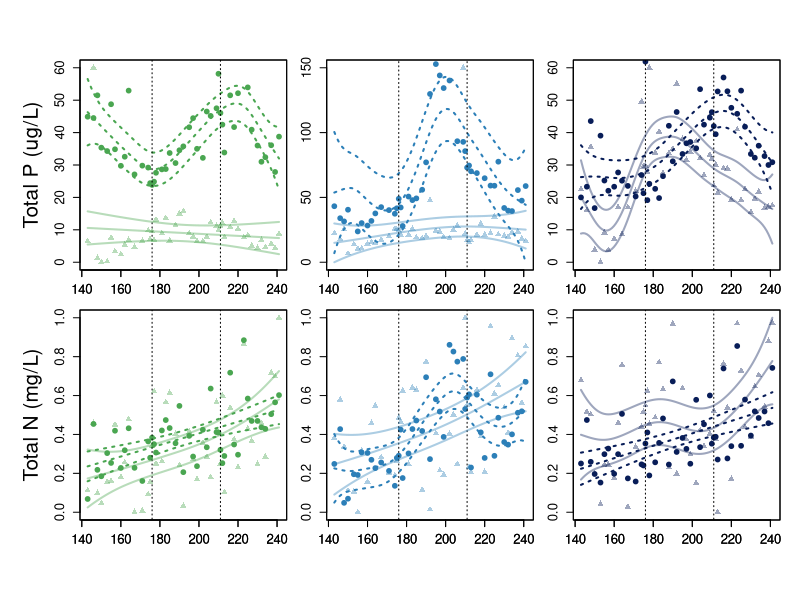
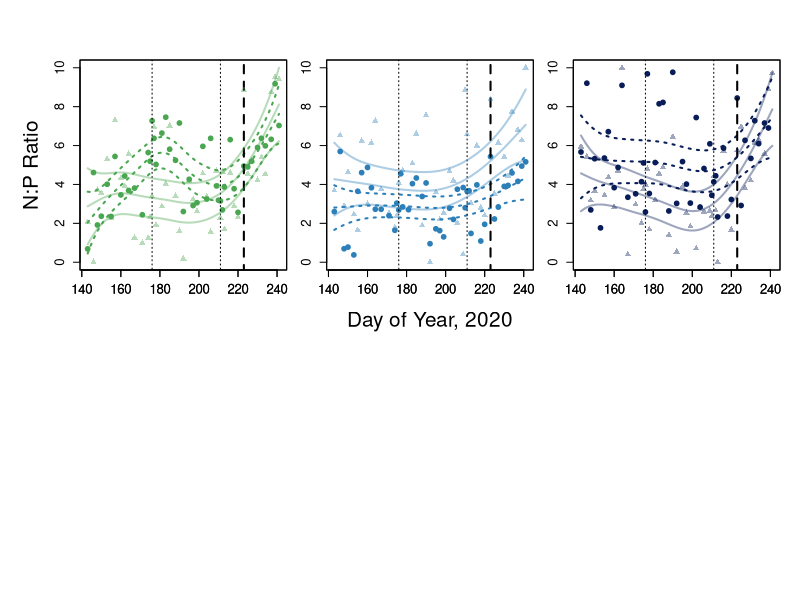

These figures' R source, in order:
## Hort Farm Ecosystem Resilience Project ###
# Code originally written by GM Wilkinson January 2022

#Experimental Context =================================
# Exploratory time series of: 
# Nutrient concentrations
# Nutrient ratios
# DOC (when we get the data)

# Read in the relevant data and packages
# ========= PACKAGES ========== #
if (!require(mgcv)) install.packages('mgcv')
library(mgcv)
if (!require(tidyverse)) install.packages('tidyverse')
library(tidyverse)

hort_field = read_csv('hort20_surface_dat.csv')

# Because we will be plotting by pond, make some separate data frames to make life easier
fieldA = hort_field %>% #pulse, int
  filter(pond_id == "A") %>%
  filter(!(is.na(tp))) %>%
  mutate(np_ratio = ((tn * 14.01) / 1000) / ((tp * 30.97) / 1000000))

fieldB = hort_field %>% #pulse, low
  filter(pond_id == "B") %>%
  filter(!(is.na(tp))) %>%
  mutate(np_ratio = ((tn * 14.01) / 1000) / ((tp * 30.97) / 1000000))

fieldC = hort_field %>% #pulse, high
  filter(pond_id == "C") %>%
  filter(!(is.na(tp))) %>%
  mutate(np_ratio = ((tn * 14.01) / 1000) / ((tp * 30.97) / 1000000))

fieldD = hort_field %>% #ref, int
  filter(pond_id == "D") %>%
  filter(!(is.na(tp))) %>%
  mutate(np_ratio = ((tn * 14.01) / 1000) / ((tp * 30.97) / 1000000))

fieldE = hort_field %>% #ref, high
  filter(pond_id == "E") %>%
  filter(!(is.na(tp))) %>%
  mutate(np_ratio = ((tn * 14.01) / 1000) / ((tp * 30.97) / 1000000))

fieldF = hort_field %>% #ref, low
  filter(pond_id == "F") %>%
  filter(!(is.na(tp))) %>%
  mutate(np_ratio = ((tn * 14.01) / 1000) / ((tp * 30.97) / 1000000))


# GAM-ing the nutrients for pattern - not analysis...
#=============================================================

# Low Coupling Treatment===========
#Total P GAM - Pond A
tp_A_gam <- gam(tp ~ s(doy, k = 40),data = fieldA, method = 'REML')
summary(tp_A_gam) # gam.check(tp_A_gam)
#Total P GAM - Pond D
tp_D_gam <- gam(tp ~ s(doy, k = 40),data = fieldD, method = 'REML')
summary(tp_D_gam) # gam.check(tp_D_gam)

# Intermediate Coupling Treatment===========
#Total P GAM - Pond C
tp_C_gam <- gam(tp ~ s(doy, k = 40),data = fieldC, method = 'REML')
summary(tp_C_gam) # gam.check(tp_C_gam)
#Total P GAM - Pond E
tp_E_gam <- gam(tp ~ s(doy, k = 40),data = fieldE, method = 'REML')
summary(tp_E_gam) # gam.check(tp_E_gam)

# High Coupling Treatment===========
#Total P GAM - Pond B
tp_B_gam <- gam(tp ~ s(doy, k = 40),data = fieldB, method = 'REML')
summary(tp_B_gam) # gam.check(tp_B_gam)
#Total P GAM - Pond F
tp_F_gam <- gam(tp ~ s(doy, k = 40),data = fieldF, method = 'REML')
summary(tp_F_gam) # gam.check(tp_F_gam)


#Plotting Colors
#Colors for data visualization
#Ref: lty = 3, pulse: lty = 1
low_col_B = rgb(74, 166, 81, max = 255, alpha = 180) #Pond B, Pond F
low_col_F = rgb(74, 166, 81, max = 255, alpha = 100) #Pond B, Pond F
low_col = rgb(74, 166, 81, max = 255, alpha = 255) #Pond B, Pond F

int_col_A = rgb(44, 127, 184, max = 255, alpha = 180) #Pond A, pond D
int_col_D = rgb(44, 127, 184, max = 255, alpha = 100) #Pond A, pond D
int_col = rgb(44, 127, 184, max = 255, alpha = 255) #Pond A, pond D

high_col_C = rgb(8, 29, 88, max = 255, alpha = 180) #Pond C, Pond E
high_col_E = rgb(8, 29, 88, max = 255, alpha = 100) #Pond C, Pond E
high_col = rgb(8, 29, 88, max = 255, alpha = 255) #Pond C, Pond E


#============================
# Set up the Plot
windows(height = 6, width = 6.5)
par(mfrow = c(2,3), omi = c(0.5,0.5,0.5,0.1), mai = c(0.3,0.3,0.1,0.1))

#Plot of the Total P GAM for POND B ===============
plot(tp_B_gam, select = 1, 
     seWithMean = TRUE, shift = coef(tp_B_gam)[1],
     se = TRUE, residuals = TRUE, all.terms = TRUE, shade = TRUE, rug = FALSE,
     shade.col = low_col_B,  ylim = c(0,60),
     cex = 0.75, pch = 19, lwd = 2, lty = 3, col = low_col,
     xlab = "", ylab = "", cex.axis= 1.2)

#Add in the nutrient pulse dates to the graph
lines(c(176,176), c(-10,100), lty = 3)
lines(c(211,211), c(-10,100), lty = 3)
#lines(c(223,223), c(-10,100), lty = 2, lwd = 2)

#Plot of the Total P GAM for POND F ===============
par(new = TRUE) #add new smooth to the same plot
plot(tp_F_gam, select = 1, 
     seWithMean = TRUE, shift = coef(tp_F_gam)[1],
     se = TRUE, residuals = TRUE, all.terms = TRUE, shade = TRUE, rug = FALSE,
     shade.col = low_col_F, yaxt = "n",
     cex = 1, pch = 17, lwd = 2, lty = 1, col = low_col_F,
     xlab = "", ylab = "", cex.axis= 1.2)
mtext(side = 2, line = 3, "Total P (ug/L)", cex = 1.25)
#mtext(side = 3, line = 0.5, "Low Coupling", cex = 1.25)

#==================================================
#Plot of the Total P GAM for POND A ===============
plot(tp_A_gam, select = 1, 
     seWithMean = TRUE, shift = coef(tp_A_gam)[1],
     se = TRUE, residuals = TRUE, all.terms = TRUE, shade = TRUE, rug = FALSE,
     shade.col = int_col_A, ylim = c(0,150),
     cex = 0.75, pch = 19, lwd = 2, lty = 3, col = int_col,
     xlab = "", ylab = "", cex.axis= 1.2)

#Add in the nutrient pulse dates to the graph
lines(c(176,176), c(-10,200), lty = 3)
lines(c(211,211), c(-10,200), lty = 3)
#lines(c(223,223), c(-10,200), lty = 2, lwd = 2)

#Plot of the Total P GAM for POND D ===============
par(new = TRUE) #add new smooth to the same plot
plot(tp_D_gam, select = 1, 
     seWithMean = TRUE, shift = coef(tp_D_gam)[1],
     se = TRUE, residuals = TRUE, all.terms = TRUE, shade = TRUE, rug = FALSE,
     shade.col = int_col_D, yaxt = "n",
     cex = 1, pch = 17, lwd = 2, lty = 1, col = int_col_D,
     xlab = "", ylab = "", cex.axis= 1.2)
#mtext(side = 3, line = 0.5, "Int. Coupling", cex = 1.25)

#==================================================
#Plot of the Total P GAM for POND C ===============
plot(tp_C_gam, select = 1, 
     seWithMean = TRUE, shift = coef(tp_C_gam)[1],
     se = TRUE, residuals = TRUE, all.terms = TRUE, shade = TRUE, rug = FALSE,
     shade.col = high_col_C,  ylim = c(0,60),
     cex = 0.75, pch = 19, lwd = 2, lty = 3, col = high_col,
     xlab = "", ylab = "", cex.axis= 1.2)

#Add in the nutrient pulse dates to the graph
lines(c(176,176), c(-10,100), lty = 3)
lines(c(211,211), c(-10,100), lty = 3)
#lines(c(223,223), c(-10,100), lty = 2, lwd = 2)

#Plot of the Total P GAM for POND E ===============
par(new = TRUE) #add new smooth to the same plot
plot(tp_E_gam, select = 1, 
     seWithMean = TRUE, shift = coef(tp_E_gam)[1],
     se = TRUE, residuals = TRUE, all.terms = TRUE, shade = TRUE, rug = FALSE,
     shade.col = high_col_E, yaxt = "n",
     cex = 1, pch = 17, lwd = 2, lty = 1, col = high_col_E,
     xlab = "", ylab = "", cex.axis= 1.2)
#mtext(side = 3, line = 0.5, "High Coupling", cex = 1.25)


# GAM-ing the nutrients for pattern - not analysis...
#=============================================================

# Low Coupling Treatment===========
#Total N GAM - Pond A
tn_A_gam <- gam(tn ~ s(doy, k = 40),data = fieldA, method = 'REML')
summary(tn_A_gam) # gam.check(tn_A_gam)
#Total N GAM - Pond D
tn_D_gam <- gam(tn ~ s(doy, k = 40),data = fieldD, method = 'REML')
summary(tn_D_gam) # gam.check(tn_D_gam)

# Intermediate Coupling Treatment===========
#Total N GAM - Pond C
tn_C_gam <- gam(tn ~ s(doy, k = 40),data = fieldC, method = 'REML')
summary(tn_C_gam) # gam.check(tn_C_gam)
#Total N GAM - Pond E
tn_E_gam <- gam(tn ~ s(doy, k = 40),data = fieldE, method = 'REML')
summary(tn_E_gam) # gam.check(tn_E_gam)

# High Coupling Treatment===========
#Total N GAM - Pond B
tn_B_gam <- gam(tn ~ s(doy, k = 40),data = fieldB, method = 'REML')
summary(tn_B_gam) # gam.check(tn_B_gam)
#Total N GAM - Pond F
tn_F_gam <- gam(tn ~ s(doy, k = 40),data = fieldF, method = 'REML')
summary(tn_F_gam) # gam.check(tn_F_gam)

#Plot of the Total N GAM for POND B ===============
plot(tn_B_gam, select = 1, 
     seWithMean = TRUE, shift = coef(tn_B_gam)[1],
     se = TRUE, residuals = TRUE, all.terms = TRUE, shade = TRUE, rug = FALSE,
     shade.col = low_col_B, ylim = c(0,1),
     cex = 0.75, pch = 19, lwd = 2, lty = 3, col = low_col,
     xlab = "", ylab = "", cex.axis= 1.2)

#Add in the nutrient pulse dates to the graph
lines(c(176,176), c(-10,100), lty = 3)
lines(c(211,211), c(-10,100), lty = 3)
#lines(c(223,223), c(-10,100), lty = 2, lwd = 2)

#Plot of the Total N GAM for POND F ===============
par(new = TRUE) #add new smooth to the same plot
plot(tn_F_gam, select = 1, 
     seWithMean = TRUE, shift = coef(tn_F_gam)[1],
     se = TRUE, residuals = TRUE, all.terms = TRUE, shade = TRUE, rug = FALSE,
     shade.col = low_col_F, yaxt = "n",
     cex = 1, pch = 17, lwd = 2, lty = 1, col = low_col_F,
     xlab = "", ylab = "", cex.axis= 1.2)
mtext(side = 2, line = 3, "Total N (mg/L)", cex = 1.25)

#==================================================
#Plot of the Total N GAM for POND A ===============
plot(tn_A_gam, select = 1, 
     seWithMean = TRUE, shift = coef(tn_A_gam)[1],
     se = TRUE, residuals = TRUE, all.terms = TRUE, shade = TRUE, rug = FALSE,
     shade.col = int_col_A, ylim = c(0,1),
     cex = 0.75, pch = 19, lwd = 2, lty = 3, col = int_col,
     xlab = "", ylab = "", cex.axis= 1.2)

#Add in the nutrient pulse dates to the graph
lines(c(176,176), c(-10,200), lty = 3)
lines(c(211,211), c(-10,200), lty = 3)
#lines(c(223,223), c(-10,200), lty = 2, lwd = 2)

#Plot of the Total N GAM for POND D ===============
par(new = TRUE) #add new smooth to the same plot
plot(tn_D_gam, select = 1, 
     seWithMean = TRUE, shift = coef(tn_D_gam)[1],
     se = TRUE, residuals = TRUE, all.terms = TRUE, shade = TRUE, rug = FALSE,
     shade.col = int_col_D, yaxt = "n",
     cex = 1, pch = 17, lwd = 2, lty = 1, col = int_col_D,
     xlab = "", ylab = "", cex.axis= 1.2)

#==================================================
#Plot of the Total N GAM for POND C ===============
plot(tn_C_gam, select = 1, 
     seWithMean = TRUE, shift = coef(tn_C_gam)[1],
     se = TRUE, residuals = TRUE, all.terms = TRUE, shade = TRUE, rug = FALSE,
     shade.col = high_col_C,  ylim = c(0,1),
     cex = 0.75, pch = 19, lwd = 2, lty = 3, col = high_col,
     xlab = "", ylab = "", cex.axis= 1.2)

#Add in the nutrient pulse dates to the graph
lines(c(176,176), c(-10,100), lty = 3)
lines(c(211,211), c(-10,100), lty = 3)
#lines(c(223,223), c(-10,100), lty = 2, lwd = 2)

#Plot of the Total N GAM for POND E ===============
par(new = TRUE) #add new smooth to the same plot
plot(tn_E_gam, select = 1, 
     seWithMean = TRUE, shift = coef(tn_E_gam)[1],
     se = TRUE, residuals = TRUE, all.terms = TRUE, shade = TRUE, rug = FALSE,
     shade.col = high_col_E, yaxt = "n",
     cex = 1, pch = 17, lwd = 2, lty = 1, col = high_col_E,
     xlab = "", ylab = "", cex.axis= 1.2)


# GAM-ing the nutrients for pattern - not analysis...
#=============================================================

# Low Coupling Treatment===========
#NP Ratio GAM - Pond A
np_ratio_A_gam <- gam(np_ratio ~ s(doy, k = 40),data = fieldA, method = 'REML')
summary(np_ratio_A_gam) # gam.check(np_ratio_A_gam)
#NP Ratio GAM - Pond D
np_ratio_D_gam <- gam(np_ratio ~ s(doy, k = 40),data = fieldD, method = 'REML')
summary(np_ratio_D_gam) # gam.check(np_ratio_D_gam)

# Intermediate Coupling Treatment===========
#NP Ratio GAM - Pond C
np_ratio_C_gam <- gam(np_ratio ~ s(doy, k = 40),data = fieldC, method = 'REML')
summary(np_ratio_C_gam) # gam.check(np_ratio_C_gam)
#NP Ratio GAM - Pond E
np_ratio_E_gam <- gam(np_ratio ~ s(doy, k = 40),data = fieldE, method = 'REML')
summary(np_ratio_E_gam) # gam.check(np_ratio_E_gam)

# High Coupling Treatment===========
#NP Ratio GAM - Pond B
np_ratio_B_gam <- gam(np_ratio ~ s(doy, k = 40),data = fieldB, method = 'REML')
summary(np_ratio_B_gam) # gam.check(np_ratio_B_gam)
#NP Ratio GAM - Pond F
np_ratio_F_gam <- gam(np_ratio ~ s(doy, k = 40),data = fieldF, method = 'REML')
summary(np_ratio_F_gam) # gam.check(np_ratio_F_gam)

#Plot of the NP Ratio GAM for POND B ===============
plot(np_ratio_B_gam, select = 1, 
     seWithMean = TRUE, shift = coef(np_ratio_B_gam)[1],
     se = TRUE, residuals = TRUE, all.terms = TRUE, shade = TRUE, rug = FALSE,
     shade.col = low_col_B, ylim = c(0,10),
     cex = 0.75, pch = 19, lwd = 2, lty = 3, col = low_col,
     xlab = "", ylab = "", cex.axis= 1.2)

#Add in the nutrient pulse dates to the graph
lines(c(176,176), c(-10,100), lty = 3)
lines(c(211,211), c(-10,100), lty = 3)
lines(c(223,223), c(-10,100), lty = 2, lwd = 2)

#Plot of the NP Ratio GAM for POND F ===============
par(new = TRUE) #add new smooth to the same plot
plot(np_ratio_F_gam, select = 1, 
     seWithMean = TRUE, shift = coef(np_ratio_F_gam)[1],
     se = TRUE, residuals = TRUE, all.terms = TRUE, shade = TRUE, rug = FALSE,
     shade.col = low_col_F, yaxt = "n",
     cex = 1, pch = 17, lwd = 2, lty = 1, col = low_col_F,
     xlab = "", ylab = "", cex.axis= 1.2)
mtext(side = 2, line = 3, "N:P Ratio", cex = 1.25)

#==================================================
#Plot of the NP Ratio GAM for POND A ===============
plot(np_ratio_A_gam, select = 1, 
     seWithMean = TRUE, shift = coef(np_ratio_A_gam)[1],
     se = TRUE, residuals = TRUE, all.terms = TRUE, shade = TRUE, rug = FALSE,
     shade.col = int_col_A,  ylim = c(0,10),
     cex = 0.75, pch = 19, lwd = 2, lty = 3, col = int_col,
     xlab = "", ylab = "", cex.axis= 1.2)

#Add in the nutrient pulse dates to the graph
lines(c(176,176), c(-10,200), lty = 3)
lines(c(211,211), c(-10,200), lty = 3)
lines(c(223,223), c(-10,200), lty = 2, lwd = 2)

#Plot of the NP Ratio GAM for POND D ===============
par(new = TRUE) #add new smooth to the same plot
plot(np_ratio_D_gam, select = 1, 
     seWithMean = TRUE, shift = coef(np_ratio_D_gam)[1],
     se = TRUE, residuals = TRUE, all.terms = TRUE, shade = TRUE, rug = FALSE,
     shade.col = int_col_D, yaxt = "n",
     cex = 1, pch = 17, lwd = 2, lty = 1, col = int_col_D,
     xlab = "", ylab = "", cex.axis= 1.2)
mtext(side = 1, line = 3.5, "Day of Year, 2020", cex = 1.25)


#==================================================
#Plot of the NP Ratio GAM for POND C ===============
plot(np_ratio_C_gam, select = 1, 
     seWithMean = TRUE, shift = coef(np_ratio_C_gam)[1],
     se = TRUE, residuals = TRUE, all.terms = TRUE, shade = TRUE, rug = FALSE,
     shade.col = high_col_C, ylim = c(0,10),
     cex = 0.75, pch = 19, lwd = 2, lty = 3, col = high_col,
     xlab = "", ylab = "", cex.axis= 1.2)

#Add in the nutrient pulse dates to the graph
lines(c(176,176), c(-10,100), lty = 3)
lines(c(211,211), c(-10,100), lty = 3)
lines(c(223,223), c(-10,100), lty = 2, lwd = 2)

#Plot of the NP Ratio GAM for POND E ===============
par(new = TRUE) #add new smooth to the same plot
plot(np_ratio_E_gam, select = 1, 
     seWithMean = TRUE, shift = coef(np_ratio_E_gam)[1],
     se = TRUE, residuals = TRUE, all.terms = TRUE, shade = TRUE, rug = FALSE,
     shade.col = high_col_E, yaxt = "n",
     cex = 1, pch = 17, lwd = 2, lty = 1, col = high_col_E,
     xlab = "", ylab = "", cex.axis= 1.2)

